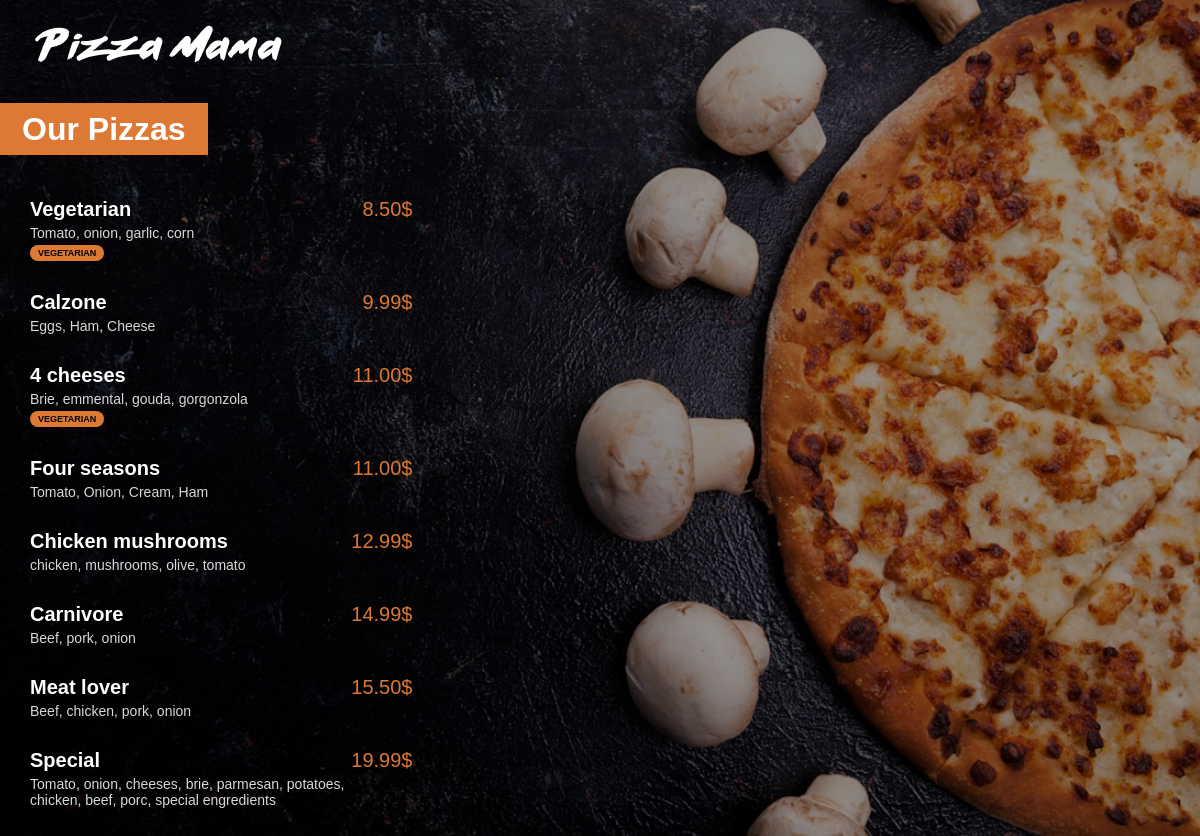
The app's page /menu/ with its own data.
### menu/models.py (models this page shows)
class Pizza(models.Model):
    name = models.CharField(max_length=200)
    ingredients = models.CharField(max_length=400)
    price = models.FloatField(default=0)
    vegetarian = models.BooleanField(default=False)

### menu/views.py (the view)
# urls.py: path('', views.index, name="index"),
def index(request):
    pizzas = Pizza.objects.all().order_by('price')
    return render(request, 'menu/index.html', {'pizzas': pizzas})

### menu/templates/menu/index.html (shortened to what this page needs)
{% load static %}
<!DOCTYPE html>
<html lang="en">
<head>
    <link rel="stylesheet" href="{% static 'menu/style.css' %}">
</head>
<body>
    <a href="{% url 'main:index' %}"><img id="small_logo" src="{% static 'menu/images/small_logo.png' %}"></a>
    <div class="menu_title">
        <h1>Our Pizzas</h1>
    </div>
    <div class="menu_list">
        {% for pizza in pizzas %}
            <div class="menu_list_item">
                <span class="menu_list_title">{{pizza.name}}</span>
                <span class="menu_price">{{pizza.price | floatformat:2}}$</span>
                <span class="menu_ingredients">{{pizza.ingredients}}</span>
                {% if pizza.vegetarian %}
                    <span class="menu_vegetarian">VEGETARIAN</span>
                {% endif %}
            </div>
        {% endfor %}
    </div>
</body>
</html>

### menu/static/menu/style.css (style rules this page uses)
body { background:linear-gradient(0deg, rgba(0, 0, 0, 0.4), rgba(0, 0, 0, 0.4)),url("images/menu_background.jpg") no-repeat center center fixed; -webkit-background-size: cover; -moz-background-size: cover; -o-background-size: cover; background-size: cover; color: white; margin: 0px; font-family: Arial; }
#small_logo { margin-top: 25px; margin-left: 35px; }
h1 { background-color: #DD7835; display: inline; padding: 8px 22px; }
.menu_title { margin-top: 45px; margin-bottom: 50px; }
.menu_list { margin-left: 30px; }
.menu_list_item { margin-bottom: 30px; }
.menu_list_title { font-size: 20px; font-weight: bold; width: 300px; display: inline-block; }
.menu_price { font-size: 20px; color:#DD7835; margin-left: 8px; width: 70px; display: inline-block; text-align: right; }
.menu_ingredients { font-size: 14px; color: #D8D8D8; margin-top: 4px; display: block; width: 320px; }
.menu_vegetarian { font-size: 9px; background-color: #DD7835; color: black; padding: 3px 8px; display: inline-block; margin-top: 4px; border-radius: 8px; font-weight: bold; }

### records on screen
Pizza: name "Vegetarian", price "8.50", ingredients "Tomato, onion, garlic, corn", vegetarian "VEGETARIAN"
Pizza: name "Calzone", price "9.99", ingredients "Eggs, Ham, Cheese"
Pizza: name "4 cheeses", price "11.00", ingredients "Brie, emmental, gouda, gorgonzola", vegetarian "VEGETARIAN"
Pizza: name "Four seasons", price "11.00", ingredients "Tomato, Onion, Cream, Ham"
Pizza: name "Chicken mushrooms", price "12.99", ingredients "chicken, mushrooms, olive, tomato"
Pizza: name "Carnivore", price "14.99", ingredients "Beef, pork, onion"
Pizza: name "Meat lover", price "15.50", ingredients "Beef, chicken, pork, onion"
Pizza: name "Special", price "19.99", ingredients "Tomato, onion, cheeses, brie, parmesan, potatoes, chicken, beef, porc, special engredients"
